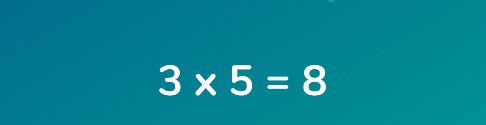
#> input picture Code/anh6.png, 486 x 125 px
$ python ocr.py
#> lines starting #> are read from the running program, lines starting #| are printed output that depends on the picture; after the words box and inside, x2 and y2 are one past the last pixel; in counts of white or black regions, pixels touching at a corner belong together
import cv2 as cv
import numpy as np
import pytesseract
import os

pytesseract.pytesseract.tesseract_cmd=r'/usr/bin/tesseract'
os.environ['TESSDATA_PREFIX']='/usr/share/tessdata/'
imgpath="./"+"anh6.png"
tub_kernel=(2,3)
img=cv.imread(imgpath)
#> img is the input picture: shape (125, 486, 3); mean B, G, R 147, 130.8, 7.1
gray=cv.cvtColor(img, cv.COLOR_BGR2GRAY)
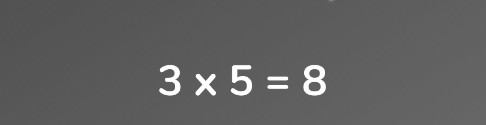
#> gray: shape (125, 486); min 81, max 255, mean 95.7
kernel=np.ones(tub_kernel,np.uint8)
gray=cv.dilate(gray,kernel,iterations=1)
gray=cv.erode(gray,kernel,iterations=2)
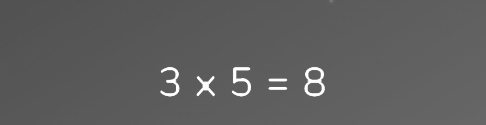
#> gray: shape (125, 486); min 82, max 255, mean 94.1
_,gray=cv.threshold(gray,127,255,cv.THRESH_BINARY)
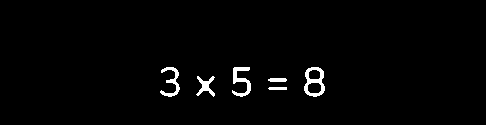
#> gray: shape (125, 486); 1.8% white; 6 white regions, box (x1, y1, x2, y2) and area: (304, 67, 325, 97) 300, (232, 67, 251, 97) 256, (160, 67, 180, 97) 214, (196, 76, 215, 97) 170, (268, 78, 287, 82) 70, (268, 87, 287, 90) 55
#cv.imwrite("./"+"thres.jpg",gray)

#> (the run stopped early here; a loop or call above may not have finished)
